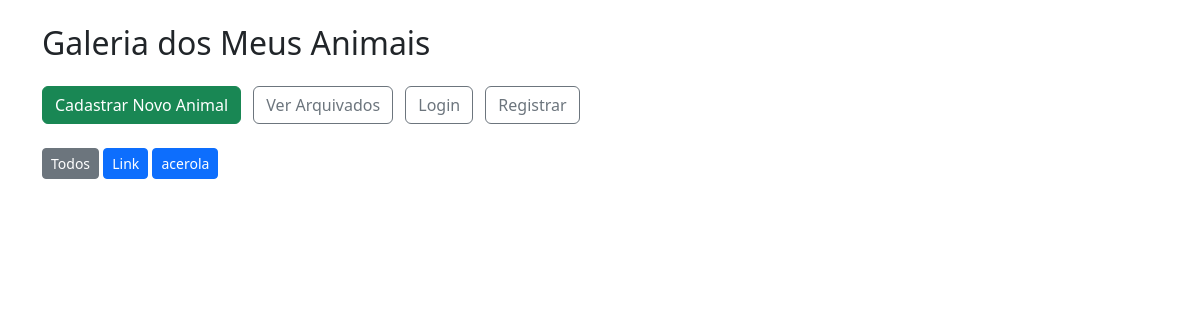
The page /filtro/joao on the database as committed earlier.
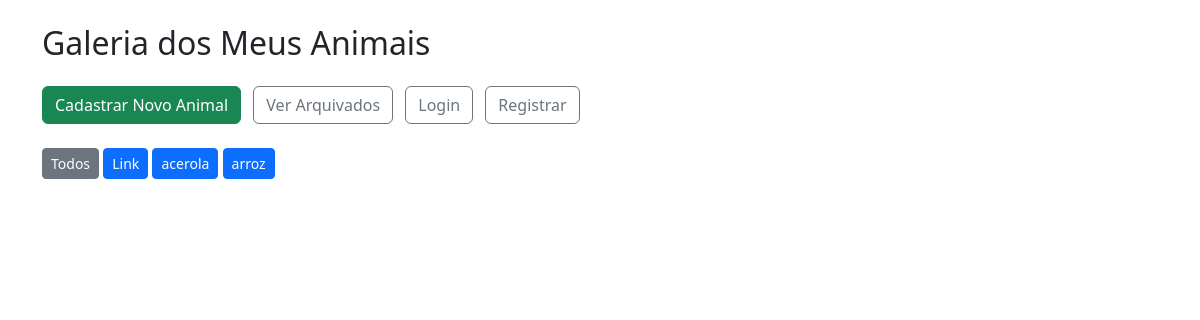
The same page on the database as committed later.
### tables this page shows
CREATE TABLE animais(
			id INTEGER PRIMARY KEY AUTOINCREMENT, 
			nome TEXT NOT NULL,
			especie TEXT NOT NULL,
			raca TEXT,
			nascimento TEXT,
			descricao TEXT,
			foto TEXT
		, arquivado INTERGER default 0, usuario_id INTEGER);

### app/routes.py (the view)
@app.route("/filtro/<nome>")
def filtro_por_nome(nome):
    conn = sqlite3.connect(CAMINHO_BANCO)
    cursor = conn.cursor()
    cursor.execute("SELECT * FROM animais WHERE nome = ? AND arquivado = 0", (nome,))
    animais = cursor.fetchall()
    cursor.execute("SELECT DISTINCT nome FROM animais WHERE arquivado = 0")
    nomes = [row[0] for row in cursor.fetchall()]
    conn.close()
    return render_template("home.html", animais=animais, nomes=nomes)

### app/templates/home.html (shortened to what this page needs)
<!DOCTYPE html>
<html lang="pt">
<head>
	<link href="https://cdn.jsdelivr.net/npm/bootstrap@5.3.0/dist/css/bootstrap.min.css" rel="stylesheet">
</head>
<body class="container mt-4">
	<h2 class="mb-4">
		{% if perfil_nome %}
			Animais de {{ perfil_nome }}
		{% else %}
			Galeria dos Meus Animais
		{% endif %}
	</h2>
	<a href="/adicionar" class="btn btn-success mb-4">Cadastrar Novo Animal</a>
	<a href="/arquivados" class="btn btn-outline-secondary mb-4 ms-2">Ver Arquivados</a>
	<a href="/login" class="btn btn-outline-secondary mb-4 ms-2" >Login</a>
	<a href="/registrar" class="btn btn-outline-secondary mb-4 ms-2">Registrar</a>
	{% if nomes|length > 1 %}
		<div class="mb-4">
			<a href="/" class="btn btn-secondary btn-sm">Todos</a>
			{% for nome in nomes %}
				<a href="{{ url_for('filtro_por_nome', nome=nome) }}" class="btn btn-primary btn-sm">{{ nome }}</a>
			{% endfor %}
		</div>
	{% endif %}
</body>
</html>

Rows that differ between the two databases and show on the page:
added animais: nome "arroz"
